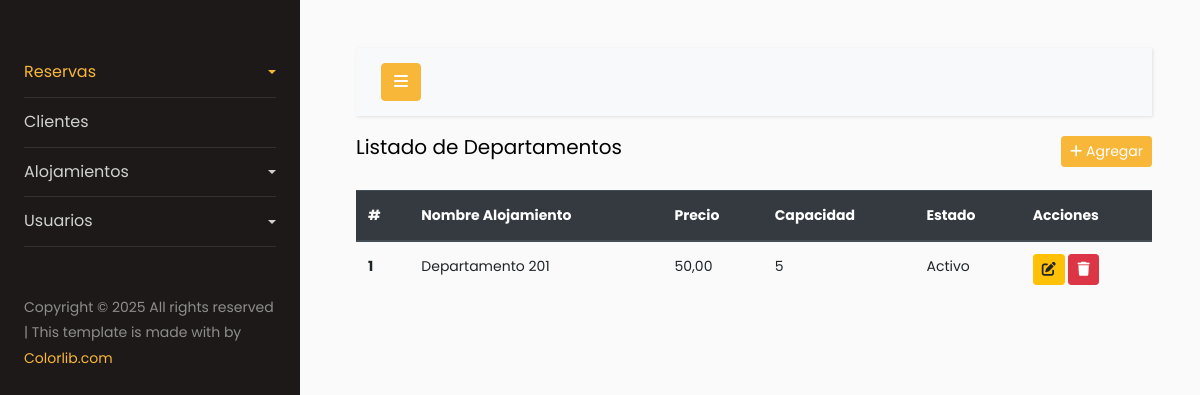
Page /alojamiento/departamentos/ on the earlier database version.
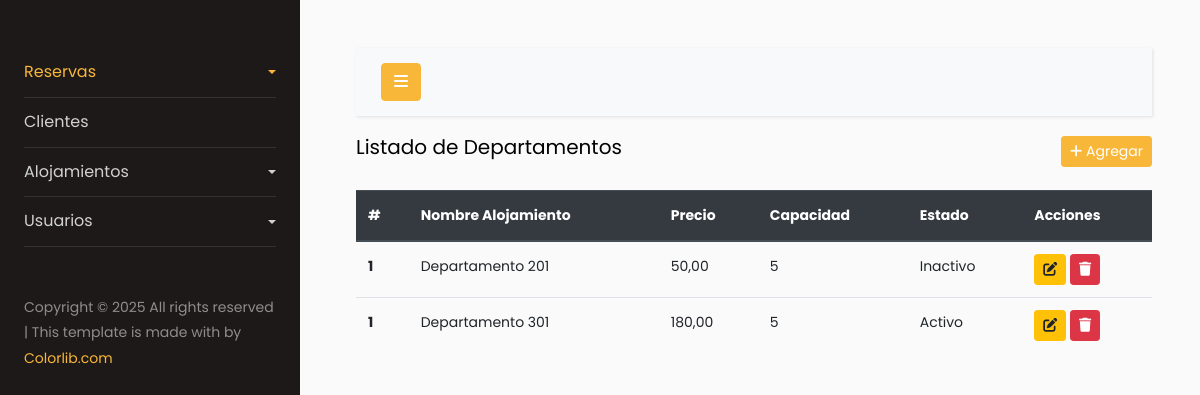
Same page on the later database version.
### alojamiento/models.py (models this page shows, shortened)
class Alojamiento(models.Model):
    name_booking =  models.CharField(max_length=255, unique=True ,verbose_name='Nombre del Alojamiento')
    description_booking = models.TextField(max_length=255, verbose_name='Descripción del Alojamiento')
    price_night = models.DecimalField(max_digits=10, decimal_places=2 ,verbose_name='Precio por noche')
    capacity_booking = models.IntegerField(verbose_name='Capacidad Maxima')
    size_booking = models.CharField(max_length=50, verbose_name='Tamaño del Alojamiento')
    active_booking = models.BooleanField(default=True, verbose_name='Estado del Alojamiento')
    class Meta:
        abstract  = True

class Departamentos(Alojamiento):
    costo_limpieza = models.DecimalField(
        max_digits=10, decimal_places=2, default=50.00,
        help_text="Costo fijo por servicio de limpieza (S/50.00)"
    )
    class Meta:
        verbose_name = 'Departamento'
        verbose_name_plural  = 'Departamentos'
        db_table = 'Departamentos'

### alojamiento/views.py (the view)
# urls.py: path('departamentos/', DepartamentosView.as_view(), name='index-departamento'),
class DepartamentosView(ListView):
    model = Departamentos
    context_object_name = 'obj_alojamiento'
    template_name = 'departamentos/index-departamentos.html'

### alojamiento/templates/departamentos/index-departamentos.html
{% extends 'index-intranet.html' %}
{% block content %}
<div class="d-flex justify-content-between align-items-center " style="margin-bottom: 20px;">
    <h5>Listado de Departamentos</h5>
    <a href="{% url 'alojamiento:create-departamento' %}" class="btn btn-primary btn-sm"><i class="fa-solid fa-plus"></i> Agregar</a>
</div>
<table class="table table-hover">
    <thead class="thead-dark">
        <tr>
            <th scope="col">#</th>
            <th scope="col">Nombre Alojamiento</th>
            <th scope="col">Precio</th>
            <th scope="col">Capacidad</th>
            <th scope="col">Estado</th>
            <th scope="col">Acciones</th>
        </tr>
    </thead>
    <tbody>
        {% for i in obj_alojamiento %}
        <tr>
            <th scope="row">1</th>
            <td>{{ i.name_booking }}</td>
            <td>{{i.price_night}}</td>
            <td>{{i.capacity_booking}}</td>
            <td>{% if i.active_booking %} Activo {% else %} Inactivo {% endif %}  </td>
            <td>
                <a href="{% url 'alojamiento:update-departamento' i.id %}" class="btn btn-warning btn-sm"><i class="fa-solid fa-pen-to-square"></i></a>
                <a href="{% url 'alojamiento:delete-departamento' i.id %}" class="btn btn-danger btn-sm"><i class="fa-solid fa-trash"></i></a>
            </td>
        </tr>
        {% endfor %}
    </tbody>
</table>
{% endblock %}

### magdalen_intranet/templates/index-intranet.html (shortened to what this page needs)
{% load static %}
<!doctype html>
<html lang="en">
<head>
    <link rel="stylesheet" href="https://stackpath.bootstrapcdn.com/font-awesome/4.7.0/css/font-awesome.min.css">
    <link rel="stylesheet" href="{% static 'css/style.css' %}">
    <link rel="stylesheet" href="{% static 'css/style-status.css' %}" class="css">
    <link rel="stylesheet" href="https://cdnjs.cloudflare.com/ajax/libs/font-awesome/6.7.2/css/all.min.css"
 />
    <link href="https://cdn.jsdelivr.net/npm/select2@4.1.0-rc.0/dist/css/select2.min.css" rel="stylesheet" />
    <link href="https://cdn.jsdelivr.net/npm/fullcalendar@5.11.0/main.min.css" rel="stylesheet">
</head>
<body>
    <div class="wrapper d-flex align-items-stretch">
        <nav id="sidebar">
            <div class="p-4 pt-5">
                <ul class="list-unstyled components mb-5">
                    <li class="active">
                        <a href="#homeSubmenu" data-toggle="collapse" aria-expanded="false"
                            class="dropdown-toggle">Reservas</a>
                    </li>
                    <li>
                        <a href="{% url 'clientes:index-clientes' %}">Clientes</a>
                    </li>
                    <li>
                        <a href="#pageSubmenu" data-toggle="collapse" aria-expanded="false"
                            class="dropdown-toggle">Alojamientos</a>
                    </li>
                    <li>
                        <a href="#pageUser" data-toggle="collapse" aria-expanded="false"
                            class="dropdown-toggle">Usuarios</a>
                    </li>
                </ul>
                <div class="footer">
                    <p>
                        Copyright &copy;
                        <script>document.write(new Date().getFullYear());</script> All rights reserved | This template
                        is made with  by <a href="https://colorlib.com"
                            target="_blank">Colorlib.com</a>
                    </p>
                </div>
            </div>
        </nav>
        <div id="content" class="p-4 p-md-5">
            <nav class="navbar navbar-expand-lg navbar-light bg-light mb-3">
                <div class="container-fluid">
                    <button type="button" id="sidebarCollapse" class="btn btn-primary">
                        <i class="fa fa-bars"></i>
                    </button>
                </div>
            </nav>
            {% block content %}
            {% endblock %}
        </div>
    </div>
</body>
</html>

### static/css/style-status.css (style rules this page uses)
:root { --confirmar: #007BFF; --pendiente: #FFC107; --completado: #28A745; }

Differences in the rows shown:
changed Departamentos "Departamento 201": active_booking "Activo" → "Inactivo"
added Departamentos: name_booking "Departamento 301", price_night "180,00", capacity_booking "5", active_booking "Activo"
